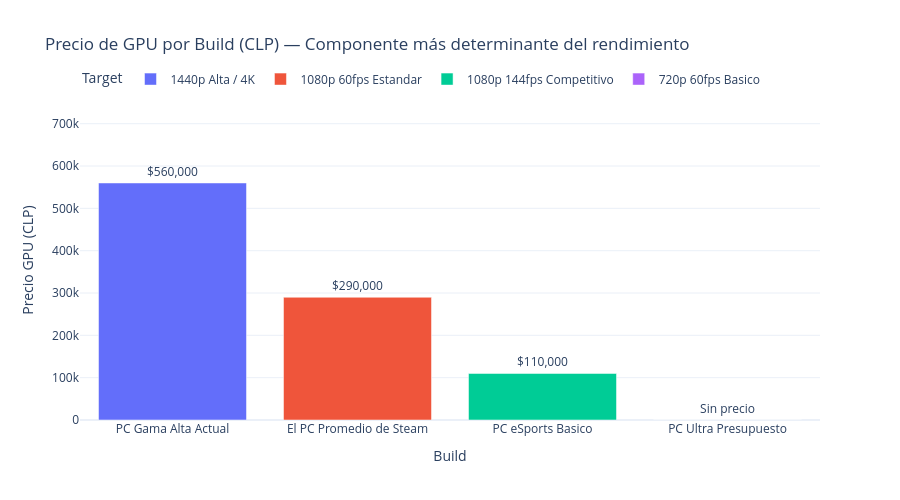

This figure's notebook cell:
### Markdown cell above
---
## 7. Análisis 4 — Cruce Principal: ¿Cuánto cuesta armar cada Build?
Comparamos el costo total de cada build pre-armada según los precios de eBay.

### Code cell
# Costo de builds usando builds_populares.csv + precios de MySQL/fallback
builds_costo = []
precios_dict = dict(zip(df_prices_fix['componente'], df_prices_fix['precio_clp']))

for _, row in df_builds.iterrows():
    # Buscamos precio de GPU (el componente más caro)
    gpu_nombre = row['gpu'].split(' o ')[0].strip()
    precio_gpu = next((v for k,v in precios_dict.items() if any(p in k for p in gpu_nombre.split()[-2:])), 0)
    
    builds_costo.append({
        'Build': row['build_name'],
        'GPU': gpu_nombre,
        'Precio GPU (CLP)': precio_gpu,
        'Target': row['target_profile']
    })

df_build_cost = pd.DataFrame(builds_costo)

fig_builds = px.bar(
    df_build_cost.sort_values('Precio GPU (CLP)', ascending=False),
    x='Build', y='Precio GPU (CLP)',
    color='Target',
    title='Precio de GPU por Build (CLP) — Componente más determinante del rendimiento',
    template='plotly_white',
    text=df_build_cost.sort_values('Precio GPU (CLP)', ascending=False)['Precio GPU (CLP)'].apply(
        lambda x: f'${x:,.0f}' if x > 0 else 'Sin precio'
    )
)
fig_builds.update_traces(textposition='outside', textfont_size=12)
fig_builds.update_layout(
    height=500,
    yaxis=dict(range=[0, df_build_cost['Precio GPU (CLP)'].max() * 1.35]),
    legend=dict(orientation='h', yanchor='bottom', y=1.02)
)
fig_builds.show()
display(df_build_cost)

### Figure 1 — Plotly figure (JSON) as saved in the notebook; plotly's stock layout.template omitted (floating-point values rounded to 4 significant figures)
{"data": [{"hovertemplate": "Target=1440p Alta / 4K<br>Build=%{x}<br>Precio GPU (CLP)=%{y}<br>text=%{text}<extra></extra>", "legendgroup": "1440p Alta / 4K", "marker": {"color": "#636efa", "pattern": {"shape": ""}}, "name": "1440p Alta / 4K", "orientation": "v", "showlegend": true, "text": ["$560,000"], "textfont": {"size": 12}, "textposition": "outside", "type": "bar", "x": ["PC Gama Alta Actual"], "xaxis": "x", "y": [560000], "yaxis": "y"}, {"hovertemplate": "Target=1080p 60fps Estandar<br>Build=%{x}<br>Precio GPU (CLP)=%{y}<br>text=%{text}<extra></extra>", "legendgroup": "1080p 60fps Estandar", "marker": {"color": "#EF553B", "pattern": {"shape": ""}}, "name": "1080p 60fps Estandar", "orientation": "v", "showlegend": true, "text": ["$290,000"], "textfont": {"size": 12}, "textposition": "outside", "type": "bar", "x": ["El PC Promedio de Steam"], "xaxis": "x", "y": [290000], "yaxis": "y"}, {"hovertemplate": "Target=1080p 144fps Competitivo<br>Build=%{x}<br>Precio GPU (CLP)=%{y}<br>text=%{text}<extra></extra>", "legendgroup": "1080p 144fps Competitivo", "marker": {"color": "#00cc96", "pattern": {"shape": ""}}, "name": "1080p 144fps Competitivo", "orientation": "v", "showlegend": true, "text": ["$110,000"], "textfont": {"size": 12}, "textposition": "outside", "type": "bar", "x": ["PC eSports Basico"], "xaxis": "x", "y": [110000], "yaxis": "y"}, {"hovertemplate": "Target=720p 60fps Basico<br>Build=%{x}<br>Precio GPU (CLP)=%{y}<br>text=%{text}<extra></extra>", "legendgroup": "720p 60fps Basico", "marker": {"color": "#ab63fa", "pattern": {"shape": ""}}, "name": "720p 60fps Basico", "orientation": "v", "showlegend": true, "text": ["Sin precio"], "textfont": {"size": 12}, "textposition": "outside", "type": "bar", "x": ["PC Ultra Presupuesto"], "xaxis": "x", "y": [0], "yaxis": "y"}], "layout": {"barmode": "relative", "height": 500, "legend": {"orientation": "h", "title": {"text": "Target"}, "tracegroupgap": 0, "y": 1.02, "yanchor": "bottom"}, "title": {"text": "Precio de GPU por Build (CLP) — Componente más determinante del rendimiento"}, "xaxis": {"anchor": "y", "domain": [0, 1], "title": {"text": "Build"}}, "yaxis": {"anchor": "x", "domain": [0, 1], "range": [0, 756000], "title": {"text": "Precio GPU (CLP)"}}}}
